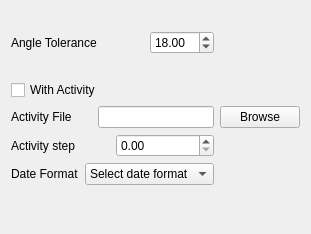
<ui version="4.0" >
 <class>Form</class>
 <widget class="QWidget" name="Form" >
  <property name="geometry" >
   <rect>
    <x>0</x>
    <y>0</y>
    <width>285</width>
    <height>234</height>
   </rect>
  </property>
  <property name="windowTitle" >
   <string>Form</string>
  </property>
  <property name="autoFillBackground" >
   <bool>true</bool>
  </property>
  <layout class="QVBoxLayout" >
   <item>
    <spacer>
     <property name="orientation" >
      <enum>Qt::Horizontal</enum>
     </property>
     <property name="sizeHint" >
      <size>
       <width>40</width>
       <height>20</height>
      </size>
     </property>
    </spacer>
   </item>
   <item>
    <layout class="QGridLayout" >
     <item row="0" column="0" >
      <widget class="QLabel" name="label" >
       <property name="text" >
        <string>Angle Tolerance              </string>
       </property>
      </widget>
     </item>
     <item row="0" column="1" >
      <widget class="QDoubleSpinBox" name="AngleTolerance" >
       <property name="layoutDirection" >
        <enum>Qt::LeftToRight</enum>
       </property>
       <property name="maximum" >
        <double>180.000000000000000</double>
       </property>
       <property name="value" >
        <double>18.000000000000000</double>
       </property>
      </widget>
     </item>
     <item row="0" column="2" >
      <spacer>
       <property name="orientation" >
        <enum>Qt::Horizontal</enum>
       </property>
       <property name="sizeHint" >
        <size>
         <width>40</width>
         <height>20</height>
        </size>
       </property>
      </spacer>
     </item>
    </layout>
   </item>
   <item>
    <spacer>
     <property name="orientation" >
      <enum>Qt::Horizontal</enum>
     </property>
     <property name="sizeHint" >
      <size>
       <width>40</width>
       <height>20</height>
      </size>
     </property>
    </spacer>
   </item>
   <item>
    <layout class="QGridLayout" >
     <item row="0" column="0" >
      <widget class="QCheckBox" name="WithActivity" >
       <property name="text" >
        <string>With Activity</string>
       </property>
      </widget>
     </item>
     <item row="1" column="0" >
      <layout class="QGridLayout" >
       <item row="0" column="0" >
        <widget class="QLabel" name="label_2" >
         <property name="text" >
          <string>Activity File      </string>
         </property>
        </widget>
       </item>
       <item row="0" column="1" >
        <widget class="QLineEdit" name="ActivityFile" />
       </item>
      </layout>
     </item>
     <item row="2" column="0" >
      <layout class="QGridLayout" >
       <item row="0" column="0" >
        <widget class="QLabel" name="label_3" >
         <property name="text" >
          <string>Activity step     </string>
         </property>
        </widget>
       </item>
       <item row="0" column="1" >
        <widget class="QDoubleSpinBox" name="ActivityStep" >
         <property name="singleStep" >
          <double>10.000000000000000</double>
         </property>
        </widget>
       </item>
      </layout>
     </item>
     <item row="3" column="0" >
      <layout class="QGridLayout" >
       <item row="0" column="0" >
        <widget class="QLabel" name="label_4" >
         <property name="text" >
          <string>Date Format</string>
         </property>
        </widget>
       </item>
       <item row="0" column="1" >
        <widget class="QComboBox" name="dateFormat" >
         <item>
          <property name="text" >
           <string>Select date format</string>
          </property>
         </item>
         <item>
          <property name="text" >
           <string>YYYY-MM-DD</string>
          </property>
         </item>
         <item>
          <property name="text" >
           <string>MM/DD/YYYY</string>
          </property>
         </item>
        </widget>
       </item>
      </layout>
     </item>
     <item row="2" column="1" >
      <spacer>
       <property name="orientation" >
        <enum>Qt::Horizontal</enum>
       </property>
       <property name="sizeHint" >
        <size>
         <width>40</width>
         <height>20</height>
        </size>
       </property>
      </spacer>
     </item>
     <item row="1" column="1" >
      <widget class="QPushButton" name="Browse" >
       <property name="text" >
        <string>Browse</string>
       </property>
      </widget>
     </item>
    </layout>
   </item>
   <item>
    <spacer>
     <property name="orientation" >
      <enum>Qt::Vertical</enum>
     </property>
     <property name="sizeHint" >
      <size>
       <width>20</width>
       <height>101</height>
      </size>
     </property>
    </spacer>
   </item>
  </layout>
 </widget>
 <resources/>
 <connections/>
</ui>
